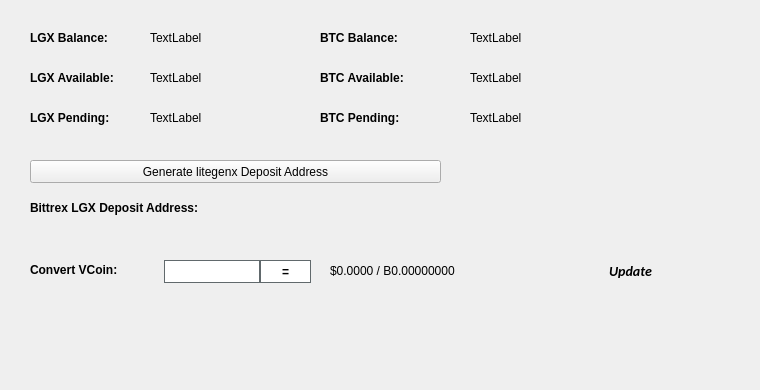
   <widget class="QWidget" name="BalanceTab">
    <attribute name="title">
     <string>Balance</string>
    </attribute>
    <widget class="QLabel" name="BitcoinBalanceLabel">
     <property name="geometry">
      <rect>
       <x>470</x>
       <y>30</y>
       <width>150</width>
       <height>16</height>
      </rect>
     </property>
     <property name="text">
      <string>TextLabel</string>
     </property>
    </widget>
    <widget class="QLabel" name="LGXBalanceLabel">
     <property name="geometry">
      <rect>
       <x>150</x>
       <y>30</y>
       <width>150</width>
       <height>16</height>
      </rect>
     </property>
     <property name="text">
      <string>TextLabel</string>
     </property>
    </widget>
    <widget class="QLabel" name="label_11">
     <property name="geometry">
      <rect>
       <x>30</x>
       <y>30</y>
       <width>101</width>
       <height>16</height>
      </rect>
     </property>
     <property name="font">
      <font>
       <weight>75</weight>
       <bold>true</bold>
      </font>
     </property>
     <property name="text">
      <string>LGX Balance:</string>
     </property>
    </widget>
    <widget class="QLabel" name="label_12">
     <property name="geometry">
      <rect>
       <x>320</x>
       <y>30</y>
       <width>101</width>
       <height>16</height>
      </rect>
     </property>
     <property name="font">
      <font>
       <weight>75</weight>
       <bold>true</bold>
      </font>
     </property>
     <property name="text">
      <string>BTC Balance:</string>
     </property>
    </widget>
    <widget class="QLabel" name="LGXAvailableLabel_2">
     <property name="geometry">
      <rect>
       <x>150</x>
       <y>70</y>
       <width>150</width>
       <height>16</height>
      </rect>
     </property>
     <property name="text">
      <string>TextLabel</string>
     </property>
    </widget>
    <widget class="QLabel" name="label_13">
     <property name="geometry">
      <rect>
       <x>30</x>
       <y>70</y>
       <width>111</width>
       <height>16</height>
      </rect>
     </property>
     <property name="font">
      <font>
       <weight>75</weight>
       <bold>true</bold>
      </font>
     </property>
     <property name="text">
      <string>LGX Available:</string>
     </property>
    </widget>
    <widget class="QLabel" name="label_14">
     <property name="geometry">
      <rect>
       <x>30</x>
       <y>110</y>
       <width>101</width>
       <height>16</height>
      </rect>
     </property>
     <property name="font">
      <font>
       <weight>75</weight>
       <bold>true</bold>
      </font>
     </property>
     <property name="text">
      <string>LGX Pending:</string>
     </property>
    </widget>
    <widget class="QLabel" name="LGXPendingLabel">
     <property name="geometry">
      <rect>
       <x>150</x>
       <y>110</y>
       <width>150</width>
       <height>16</height>
      </rect>
     </property>
     <property name="text">
      <string>TextLabel</string>
     </property>
    </widget>
    <widget class="QLabel" name="label_15">
     <property name="geometry">
      <rect>
       <x>320</x>
       <y>70</y>
       <width>111</width>
       <height>16</height>
      </rect>
     </property>
     <property name="font">
      <font>
       <weight>75</weight>
       <bold>true</bold>
      </font>
     </property>
     <property name="text">
      <string>BTC Available:</string>
     </property>
    </widget>
    <widget class="QLabel" name="BitcoinAvailableLabel">
     <property name="geometry">
      <rect>
       <x>470</x>
       <y>70</y>
       <width>150</width>
       <height>16</height>
      </rect>
     </property>
     <property name="text">
      <string>TextLabel</string>
     </property>
    </widget>
    <widget class="QLabel" name="label_31">
     <property name="geometry">
      <rect>
       <x>320</x>
       <y>110</y>
       <width>111</width>
       <height>16</height>
      </rect>
     </property>
     <property name="font">
      <font>
       <weight>75</weight>
       <bold>true</bold>
      </font>
     </property>
     <property name="text">
      <string>BTC Pending:</string>
     </property>
    </widget>
    <widget class="QLabel" name="BitcoinPendingLabel">
     <property name="geometry">
      <rect>
       <x>470</x>
       <y>110</y>
       <width>150</width>
       <height>16</height>
      </rect>
     </property>
     <property name="text">
      <string>TextLabel</string>
     </property>
    </widget>
    <widget class="QLabel" name="label_33">
     <property name="geometry">
      <rect>
       <x>30</x>
       <y>200</y>
       <width>221</width>
       <height>16</height>
      </rect>
     </property>
     <property name="font">
      <font>
       <weight>75</weight>
       <bold>true</bold>
      </font>
     </property>
     <property name="text">
      <string>Bittrex LGX Deposit Address:</string>
     </property>
    </widget>
    <widget class="QPushButton" name="GenDepositBTN">
     <property name="geometry">
      <rect>
       <x>30</x>
       <y>160</y>
       <width>411</width>
       <height>23</height>
      </rect>
     </property>
     <property name="text">
      <string>Generate litegenx Deposit Address</string>
     </property>
     <property name="icon">
      <iconset resource="../litegenx.qrc">
       <normaloff>:/icons/bitcoin</normaloff>:/icons/bitcoin</iconset>
     </property>
    </widget>
    <widget class="QLabel" name="DepositAddressLabel">
     <property name="geometry">
      <rect>
       <x>200</x>
       <y>200</y>
       <width>261</width>
       <height>16</height>
      </rect>
     </property>
     <property name="palette">
      <palette>
       <active>
        <colorrole role="WindowText">
         <brush brushstyle="SolidPattern">
          <color alpha="255">
           <red>0</red>
           <green>0</green>
           <blue>0</blue>
          </color>
         </brush>
        </colorrole>
        <colorrole role="Text">
         <brush brushstyle="SolidPattern">
          <color alpha="255">
           <red>0</red>
           <green>0</green>
           <blue>255</blue>
          </color>
         </brush>
        </colorrole>
       </active>
       <inactive>
        <colorrole role="WindowText">
         <brush brushstyle="SolidPattern">
          <color alpha="255">
           <red>0</red>
           <green>0</green>
           <blue>0</blue>
          </color>
         </brush>
        </colorrole>
        <colorrole role="Text">
         <brush brushstyle="SolidPattern">
          <color alpha="255">
           <red>0</red>
           <green>0</green>
           <blue>255</blue>
          </color>
         </brush>
        </colorrole>
       </inactive>
       <disabled>
        <colorrole role="WindowText">
         <brush brushstyle="SolidPattern">
          <color alpha="255">
           <red>120</red>
           <green>120</green>
           <blue>120</blue>
          </color>
         </brush>
        </colorrole>
        <colorrole role="Text">
         <brush brushstyle="SolidPattern">
          <color alpha="255">
           <red>120</red>
           <green>120</green>
           <blue>120</blue>
          </color>
         </brush>
        </colorrole>
       </disabled>
      </palette>
     </property>
     <property name="font">
      <font>
       <weight>75</weight>
       <bold>true</bold>
      </font>
     </property>
     <property name="text">
      <string/>
     </property>
     <property name="alignment">
      <set>Qt::AlignRight|Qt::AlignTrailing|Qt::AlignVCenter</set>
     </property>
     <property name="textInteractionFlags">
      <set>Qt::LinksAccessibleByMouse|Qt::TextSelectableByKeyboard|Qt::TextSelectableByMouse</set>
     </property>
    </widget>
    <widget class="QLabel" name="label_8">
     <property name="geometry">
      <rect>
       <x>460</x>
       <y>300</y>
       <width>281</width>
       <height>81</height>
      </rect>
     </property>
     <property name="text">
      <string/>
     </property>
     <property name="pixmap">
      <pixmap>:/images/bittrex</pixmap>
     </property>
    </widget>
    <widget class="QWidget" name="widgetConversion" native="true">
     <property name="geometry">
      <rect>
       <x>0</x>
       <y>250</y>
       <width>751</width>
       <height>43</height>
      </rect>
     </property>
     <property name="minimumSize">
      <size>
       <width>0</width>
       <height>43</height>
      </size>
     </property>
     <property name="styleSheet">
      <string notr="true"/>
     </property>
     <widget class="QPushButton" name="btnUpdateMarketData">
      <property name="geometry">
       <rect>
        <x>575</x>
        <y>0</y>
        <width>111</width>
        <height>41</height>
       </rect>
      </property>
      <property name="sizePolicy">
       <sizepolicy hsizetype="Expanding" vsizetype="Expanding">
        <horstretch>0</horstretch>
        <verstretch>0</verstretch>
       </sizepolicy>
      </property>
      <property name="font">
       <font>
        <family>calibri</family>
        <pointsize>-1</pointsize>
        <weight>75</weight>
        <italic>true</italic>
        <bold>true</bold>
       </font>
      </property>
      <property name="styleSheet">
       <string notr="true">margin:0px;text-align:center;padding:2px;border-radius:3px;font-style:italic;width:100px;font-size:14px;font-family:calibri;font-weight:600;</string>
      </property>
      <property name="text">
       <string>Update</string>
      </property>
      <property name="iconSize">
       <size>
        <width>150</width>
        <height>35</height>
       </size>
      </property>
      <property name="autoDefault">
       <bool>true</bool>
      </property>
      <property name="default">
       <bool>true</bool>
      </property>
     </widget>
     <widget class="QLabel" name="lblConvertVCoin">
      <property name="geometry">
       <rect>
        <x>30</x>
        <y>10</y>
        <width>131</width>
        <height>20</height>
       </rect>
      </property>
      <property name="styleSheet">
       <string notr="true"/>
      </property>
      <property name="text">
       <string>&lt;html&gt;&lt;head/&gt;&lt;body&gt;&lt;p&gt;&lt;span style=&quot; font-weight:600;&quot;&gt;Convert VCoin:&lt;/span&gt;&lt;/p&gt;&lt;/body&gt;&lt;/html&gt;</string>
      </property>
     </widget>
     <widget class="QLineEdit" name="txtConvertVCoinQty">
      <property name="geometry">
       <rect>
        <x>160</x>
        <y>10</y>
        <width>100</width>
        <height>23</height>
       </rect>
      </property>
      <property name="minimumSize">
       <size>
        <width>100</width>
        <height>23</height>
       </size>
      </property>
      <property name="maximumSize">
       <size>
        <width>100</width>
        <height>16777215</height>
       </size>
      </property>
      <property name="styleSheet">
       <string notr="true">border: 1px solid #61696c;margin-left:4px;</string>
      </property>
     </widget>
     <widget class="QPushButton" name="btnConvertlitegenx">
      <property name="geometry">
       <rect>
        <x>260</x>
        <y>10</y>
        <width>51</width>
        <height>23</height>
       </rect>
      </property>
      <property name="minimumSize">
       <size>
        <width>0</width>
        <height>23</height>
       </size>
      </property>
      <property name="styleSheet">
       <string notr="true">border:1px solid #61696c;background:white;font-weight:600;</string>
      </property>
      <property name="text">
       <string>=</string>
      </property>
     </widget>
     <widget class="QLabel" name="lblConvertVCoinResults">
      <property name="geometry">
       <rect>
        <x>330</x>
        <y>0</y>
        <width>201</width>
        <height>41</height>
       </rect>
      </property>
      <property name="styleSheet">
       <string notr="true"/>
      </property>
      <property name="text">
       <string>$0.0000 / B0.00000000</string>
      </property>
     </widget>
     <widget class="QLabel" name="iconOverviewUpdateWait">
      <property name="geometry">
       <rect>
        <x>670</x>
        <y>10</y>
        <width>24</width>
        <height>24</height>
       </rect>
      </property>
      <property name="text">
       <string/>
      </property>
      <property name="pixmap">
       <pixmap resource="../litegenx.qrc">:/icons/transaction_1</pixmap>
      </property>
      <property name="scaledContents">
       <bool>true</bool>
      </property>
      <property name="alignment">
       <set>Qt::AlignCenter</set>
      </property>
     </widget>
    </widget>
   </widget>
